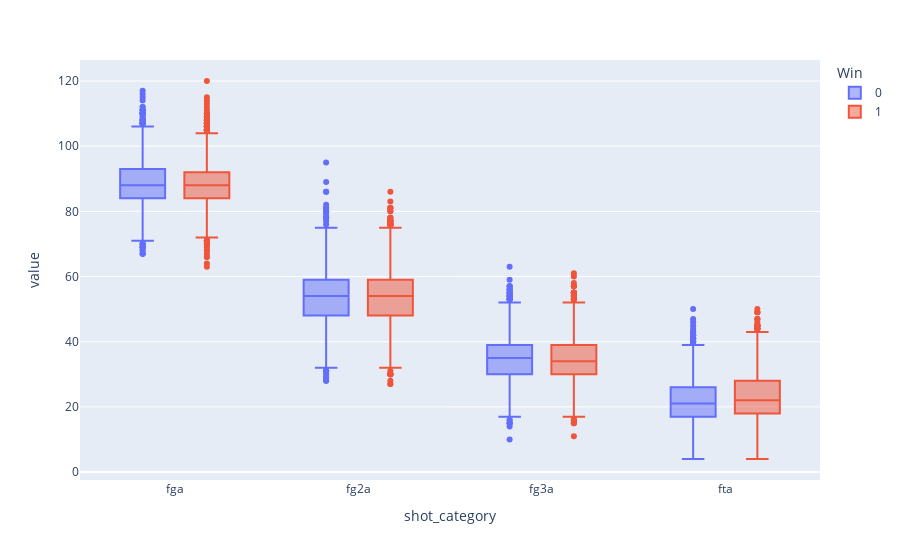

Here is the notebook cell this chart was saved with:
### Code cell
# box plot for attempting

team.create_box_plot(data = team.game_data, params_group = params_group, params_bx = params_bx)

### Figure 1 — Plotly figure (JSON) as saved in the notebook; plotly's stock layout.template omitted (floating-point values rounded to 4 significant figures; data arrays with more than 128 entries replaced by an {"elided": "..."} marker saying what was removed)
{"data": [{"alignmentgroup": "True", "hovertemplate": "Win=0<br>shot_category=%{x}<br>value=%{y}<extra></extra>", "legendgroup": "0", "marker": {"color": "#636efa"}, "name": "0", "notched": false, "offsetgroup": "0", "orientation": "v", "showlegend": true, "type": "box", "x": {"elided": "13500 str values"}, "x0": " ", "xaxis": "x", "y": {"elided": "13500 int values"}, "y0": " ", "yaxis": "y"}, {"alignmentgroup": "True", "hovertemplate": "Win=1<br>shot_category=%{x}<br>value=%{y}<extra></extra>", "legendgroup": "1", "marker": {"color": "#EF553B"}, "name": "1", "notched": false, "offsetgroup": "1", "orientation": "v", "showlegend": true, "type": "box", "x": {"elided": "13500 str values"}, "x0": " ", "xaxis": "x", "y": {"elided": "13500 int values"}, "y0": " ", "yaxis": "y"}], "layout": {"boxmode": "group", "legend": {"title": {"text": "Win"}, "tracegroupgap": 0}, "margin": {"t": 60}, "xaxis": {"anchor": "y", "domain": [0, 1], "title": {"text": "shot_category"}}, "yaxis": {"anchor": "x", "domain": [0, 1], "title": {"text": "value"}}}}
